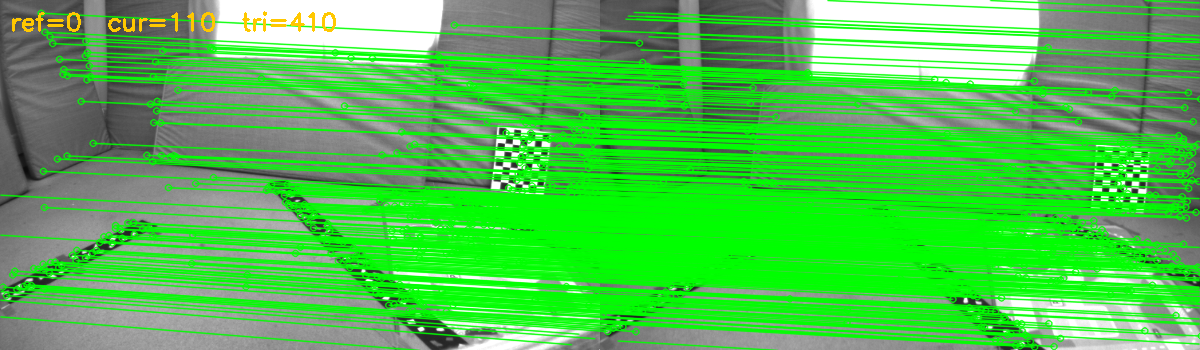
#> input picture examples/init_triangulated.png, 1200 x 350 px, given in place of 1403715273262142976.png, which was not available
$ python step2_search_for_initialization.py
#> lines starting #> are read from the running program, lines starting #| are printed output that depends on the picture; pictures that were not available may be replaced by others from this repository, and a replacement may not be noted
### src/orb_extractor.py
"""
ORB Feature Extractor - ORB-SLAM3 style

Key differences from cv2.ORB_create:
1. Scale pyramid built manually with Gaussian blur per level
2. FAST detection per 35x35 cell (iniThFAST=20, minThFAST=7 fallback)
3. Features distributed across levels using geometric series
4. OctTree-based uniform distribution within each level
5. Keypoint coordinates scaled back to level-0 space
"""

import cv2
import numpy as np


EDGE_THRESHOLD = 19
PATCH_SIZE = 31
HALF_PATCH_SIZE = 15
CELL_SIZE = 35

# Precompute umax table for IC_Angle (ORB-SLAM3 style)
def _build_umax():
    umax = [0] * (HALF_PATCH_SIZE + 1)
    vmax = int(np.floor(HALF_PATCH_SIZE * np.sqrt(2) / 2 + 1))
    vmin = int(np.ceil(HALF_PATCH_SIZE * np.sqrt(2) / 2))
    hp2 = HALF_PATCH_SIZE * HALF_PATCH_SIZE
    for v in range(vmax + 1):
        umax[v] = int(round(np.sqrt(hp2 - v * v)))
    v0 = 0
    for v in range(HALF_PATCH_SIZE, vmin - 1, -1):
        while umax[v0] == umax[v0 + 1]:
            v0 += 1
        umax[v] = v0
        v0 += 1
    return umax

_UMAX = _build_umax()

# ORB-SLAM3 bit_pattern_31_: 256 point pairs (x0,y0,x1,y1) × 256
_BIT_PATTERN_RAW = [
    8,-3, 9,5, 4,2, 7,-12, -11,9, -8,2, 7,-12, 12,-13,
    2,-13, 2,12, 1,-7, 1,6, -2,-10, -2,-4, -13,-13, -11,-8,
    -13,-3, -12,-9, 10,4, 11,9, -13,-8, -8,-9, -11,7, -9,12,
    7,7, 12,6, -4,-5, -3,0, -13,2, -12,-3, -9,0, -7,5,
    12,-6, 12,-1, -3,6, -2,12, -6,-13, -4,-8, 11,-13, 12,-8,
    4,7, 5,1, 5,-3, 10,-3, 3,-7, 6,12, -8,-7, -6,-2,
    -2,11, -1,-10, -13,12, -8,10, -7,3, -5,-3, -4,2, -3,7,
    -10,-12, -6,11, 5,-12, 6,-7, 5,-6, 7,-1, 1,0, 4,-5,
    9,11, 11,-13, 4,7, 4,12, 2,-1, 4,4, -4,-12, -2,7,
    -8,-5, -7,-10, 4,11, 9,12, 0,-8, 1,-13, -13,-2, -8,2,
    -3,-2, -2,3, -6,9, -4,-9, 8,12, 10,7, 0,9, 1,3,
    7,-5, 11,-10, -13,-6, -11,0, 10,7, 12,1, -6,-3, -6,12,
    10,-9, 12,-4, -13,8, -8,-12, -13,0, -8,-4, 3,3, 7,8,
    5,7, 10,-7, -1,7, 1,-12, 3,-10, 5,6, 2,-4, 3,-10,
    -13,0, -13,5, -13,-7, -12,12, -13,3, -11,8, -7,12, -4,7,
    6,-10, 12,8, -9,-1, -7,-6, -2,-5, 0,12, -12,5, -7,5,
    3,-10, 8,-13, -7,-7, -4,5, -3,-2, -1,-7, 2,9, 5,-11,
    -11,-13, -5,-13, -1,6, 0,-1, 5,-3, 5,2, -4,-13, -4,12,
    -9,-6, -9,6, -12,-10, -8,-4, 10,2, 12,-3, 7,12, 12,12,
    -7,-13, -6,5, -4,9, -3,4, 7,-1, 12,2, -7,6, -5,1,
    -13,11, -12,5, -3,7, -2,-6, 7,-8, 12,-7, -13,-7, -11,-12,
    1,-3, 12,12, 2,-6, 3,0, -4,3, -2,-13, -1,-13, 1,9,
    7,1, 8,-6, 1,-1, 3,12, 9,1, 12,6, -1,-9, -1,3,
    -13,-13, -10,5, 7,7, 10,12, 12,-5, 12,9, 6,3, 7,11,
    5,-13, 6,10, 2,-12, 2,3, 3,8, 4,-6, 2,6, 12,-13,
    9,-12, 10,3, -8,4, -7,9, -11,12, -4,-6, 1,12, 2,-8,
    6,-9, 7,-4, 2,3, 3,-2, 6,3, 11,0, 3,-3, 8,-8,
    7,8, 9,3, -11,-5, -6,-4, -10,11, -5,10, -5,-8, -3,12,
    -10,5, -9,0, 8,-1, 12,-6, 4,-6, 6,-11, -10,12, -8,7,
    4,-2, 6,7, -2,0, -2,12, -5,-8, -5,2, 7,-6, 10,12,
    -9,-13, -8,-8, -5,-13, -5,-2, 8,-8, 9,-13, -9,-11, -9,0,
    1,-8, 1,-2, 7,-4, 9,1, -2,1, -1,-4, 11,-6, 12,-11,
    -12,-9, -6,4, 3,7, 7,12, 5,5, 10,8, 0,-4, 2,8,
    -9,12, -5,-13, 0,7, 2,12, -1,2, 1,7, 5,11, 7,-9,
    3,5, 6,-8, -13,-4, -8,9, -5,9, -3,-3, -4,-7, -3,-12,
    6,5, 8,0, -7,6, -6,12, -13,6, -5,-2, 1,-10, 3,10,
    4,1, 8,-4, -2,-2, 2,-13, 2,-12, 12,12, -2,-13, 0,-6,
    4,1, 9,3, -6,-10, -3,-5, -3,-13, -1,1, 7,5, 12,-11,
    4,-2, 5,-7, -13,9, -9,-5, 7,1, 8,6, 7,-8, 7,6,
    -7,-4, -7,1, -8,11, -7,-8, -13,6, -12,-8, 2,4, 3,9,
    10,-5, 12,3, -6,-5, -6,7, 8,-3, 9,-8, 2,-12, 2,8,
    -11,-2, -10,3, -12,-13, -7,-9, -11,0, -10,-5, 5,-3, 11,8,
    -2,-13, -1,12, -1,-8, 0,9, -13,-11, -12,-5, -10,-2, -10,11,
    -3,9, -2,-13, 2,-3, 3,2, -9,-13, -4,0, -4,6, -3,-10,
    -4,12, -2,-7, -6,-11, -4,9, 6,-3, 6,11, -13,11, -5,5,
    11,11, 12,6, 7,-5, 12,-2, -1,12, 0,7, -4,-8, -3,-2,
    -7,1, -6,7, -13,-12, -8,-13, -7,-2, -6,-8, -8,5, -6,-9,
    -5,-1, -4,5, -13,7, -8,10, 1,5, 5,-13, 1,0, 10,-13,
    9,12, 10,-1, 5,-8, 10,-9, -1,11, 1,-13, -9,-3, -6,2,
    -1,-10, 1,12, -13,1, -8,-10, 8,-11, 10,-6, 2,-13, 3,-6,
    7,-13, 12,-9, -10,-10, -5,-7, -10,-8, -8,-13, 4,-6, 8,5,
    3,12, 8,-13, -4,2, -3,-3, 5,-13, 10,-12, 4,-13, 5,-1,
    -9,9, -4,3, 0,3, 3,-9, -12,1, -6,1, 3,2, 4,-8,
    -10,-10, -10,9, 8,-13, 12,12, -8,-12, -6,-5, 2,2, 3,7,
    10,6, 11,-8, 6,8, 8,-12, -7,10, -6,5, -3,-9, -3,9,
    -1,-13, -1,5, -3,-7, -3,4, -8,-2, -8,3, 4,2, 12,12,
    2,-5, 3,11, 6,-9, 11,-13, 3,-1, 7,12, 11,-1, 12,4,
    -3,0, -3,6, 4,-11, 4,12, 2,-4, 2,1, -10,-6, -8,1,
    -13,7, -11,1, -13,12, -11,-13, 6,0, 11,-13, 0,-1, 1,4,
    -13,3, -9,-2, -9,8, -6,-3, -13,-6, -8,-2, 5,-9, 8,10,
    2,7, 3,-9, -1,-6, -1,-1, 9,5, 11,-2, 11,-3, 12,-8,
    3,0, 3,5, -1,4, 0,10, 3,-6, 4,5, -13,0, -10,5,
    5,8, 12,11, 8,9, 9,-6, 7,-4, 8,-12, -10,4, -10,9,
    7,3, 12,4, 9,-7, 10,-2, 7,0, 12,-2, -1,-6, 0,-11,
]

# Reshape to (256, 4): each row = (x0, y0, x1, y1)
_PATTERN = np.array(_BIT_PATTERN_RAW, dtype=np.float32).reshape(256, 4)


class ORBExtractor:
    # [295 lines left out: functions __init__, detect_and_compute, _build_pyramid, _detect_fast, _compute_orientation, _distribute_oct_tree and 1 more, not called in this run]

### src/camera.py
"""EuRoC cam0 parameters and preprocessing helpers."""
import numpy as np
import cv2

# Image dimensions
IMG_W_ORIG, IMG_H_ORIG = 752, 480
IMG_W,      IMG_H      = 600, 350

_SX = IMG_W / IMG_W_ORIG   # 600/752
_SY = IMG_H / IMG_H_ORIG   # 350/480

# Scaled camera intrinsics (after resize)
K = np.array([[458.654 * _SX, 0.0,           367.215 * _SX],
              [0.0,           457.296 * _SY, 248.375 * _SY],
              [0.0,           0.0,           1.0          ]], dtype=np.float32)

# Distortion coefficients (k1, k2, p1, p2)
DIST = np.array([-0.28340811, 0.07395907, 0.00019359, 1.76187114e-05], dtype=np.float32)


def resize_image(img):
    """Resize image to (IMG_W, IMG_H) to match ORB-SLAM3 EuRoC.yaml Camera.newWidth/newHeight."""
    return cv2.resize(img, (IMG_W, IMG_H))


# [14 lines left out: function undistort_keypoints, not called in this run]

### examples/step2_search_for_initialization.py
"""
Step 2: SearchForInitialization — C++ vs Python comparison

Runs the same two images through both C++ and Python implementations
and compares match counts and matched positions.
"""

import sys, os, subprocess, tempfile
sys.path.insert(0, os.path.join(os.path.dirname(__file__), '..'))

import cv2
import numpy as np
from src.orb_extractor import ORBExtractor
from src.orb_matcher import Frame, search_for_initialization
from src.camera import resize_image, undistort_keypoints

ROOT    = os.path.join(os.path.dirname(__file__), '..')
BINARY  = os.path.join(ROOT, 'cpp', 'search_init_bin')
DATA    = os.path.join(ROOT, 'data/V1_01_easy/mav0/cam0/data')
IMAGE1  = os.path.join(DATA, '1403715273262142976.png')
IMAGE2  = os.path.join(DATA, '1403715273762142976.png')


# ── C++ helpers ────────────────────────────────────────────────────────────


def run_cpp_matcher(img1_path, img2_path):
    """Run C++ search_init_bin, return (kps1, kps2, matches12, n_matches)."""
    with tempfile.NamedTemporaryFile(suffix='.bin', delete=False) as f:
        out = f.name
    try:
        subprocess.run([BINARY, img1_path, img2_path, out],
                       check=True, capture_output=True)
        with open(out, 'rb') as f:
            def read_kps(f):
                N   = np.frombuffer(f.read(4),      dtype=np.int32)[0]
                raw = np.frombuffer(f.read(N * 24), dtype=np.float32).reshape(N, 6)
                oct = raw[:, 5].view(np.int32)
                return [cv2.KeyPoint(float(r[0]), float(r[1]), float(r[2]),
                                     float(r[3] % 360), float(r[4]), int(oct[i]))
                        for i, r in enumerate(raw)]

            kps1 = read_kps(f)
            kps2 = read_kps(f)
            M    = np.frombuffer(f.read(4), dtype=np.int32)[0]
            pairs = np.frombuffer(f.read(M * 8), dtype=np.int32).reshape(M, 2)

        # Convert pairs to matches12 list (index i1 → i2, else -1)
        matches12 = [-1] * len(kps1)
        for i1, i2 in pairs:
            matches12[i1] = i2

        return kps1, kps2, matches12, M
    finally:
        os.unlink(out)


# ── Python helpers ─────────────────────────────────────────────────────────

def run_python_extractor(path):
    img = cv2.imread(path, cv2.IMREAD_GRAYSCALE)
    img = resize_image(img)
    ext = ORBExtractor(n_features=5000, scale_factor=1.2, n_levels=8,
                       ini_th_fast=20, min_th_fast=7)
    kps, descs = ext.detect_and_compute(img)
    kps = undistort_keypoints(kps)
    return img, kps, descs


def run_python_matcher(kps1, descs1, kps2, descs2, img_shape):
    h, w = img_shape
    f1 = Frame(kps1, descs1, w, h)
    f2 = Frame(kps2, descs2, w, h)
    prev = [kp.pt for kp in kps1]
    matches, n = search_for_initialization(
        f1, f2, prev, window_size=100, nn_ratio=0.9, check_orientation=True)
    return matches, n


# ── Visualization ──────────────────────────────────────────────────────────

def save_match_image(img1, img2, kps1, kps2, matches12, out_path, title=""):
    kps1_cv, kps2_cv, cv_matches = [], [], []
    for i, j in enumerate(matches12):
        if j < 0:
            continue
        idx = len(kps1_cv)
        kps1_cv.append(cv2.KeyPoint(kps1[i].pt[0], kps1[i].pt[1], 5))
        kps2_cv.append(cv2.KeyPoint(kps2[j].pt[0], kps2[j].pt[1], 5))
        cv_matches.append(cv2.DMatch(idx, idx, 0))

    img1_bgr = cv2.cvtColor(img1, cv2.COLOR_GRAY2BGR)
    img2_bgr = cv2.cvtColor(img2, cv2.COLOR_GRAY2BGR)
    vis = cv2.drawMatches(img1_bgr, kps1_cv, img2_bgr, kps2_cv, cv_matches, None,
                          matchColor=(0, 255, 0),
                          flags=cv2.DrawMatchesFlags_NOT_DRAW_SINGLE_POINTS)
    if title:
        cv2.putText(vis, title, (10, 30),
                    cv2.FONT_HERSHEY_SIMPLEX, 0.9, (0, 200, 255), 2)
    cv2.imwrite(out_path, vis)
    print(f"  Saved: {out_path}")


# ── Separator ──────────────────────────────────────────────────────────────

def sep(title=""):
    w = 70
    if title:
        print(f"\n{'─'*w}\n  {title}\n{'─'*w}")
    else:
        print('─' * w)


# ── Main ───────────────────────────────────────────────────────────────────

def main():
    print(f"Image1: {os.path.basename(IMAGE1)}")
    print(f"Image2: {os.path.basename(IMAGE2)}")

    img1 = resize_image(cv2.imread(IMAGE1, cv2.IMREAD_GRAYSCALE))
#> in resize_image, `return cv2.resize(img, (IMG_W, IMG_H))`:
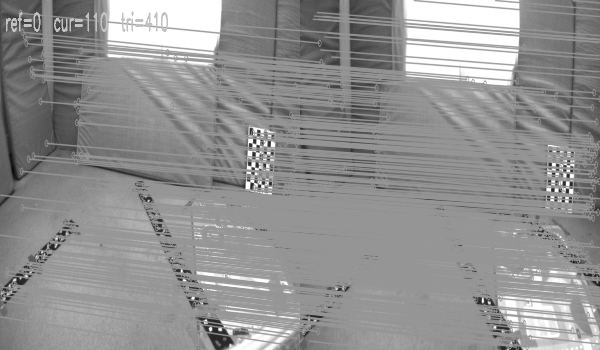
#> returned value: shape (350, 600); min 12, max 255, mean 146
    img2 = resize_image(cv2.imread(IMAGE2, cv2.IMREAD_GRAYSCALE))
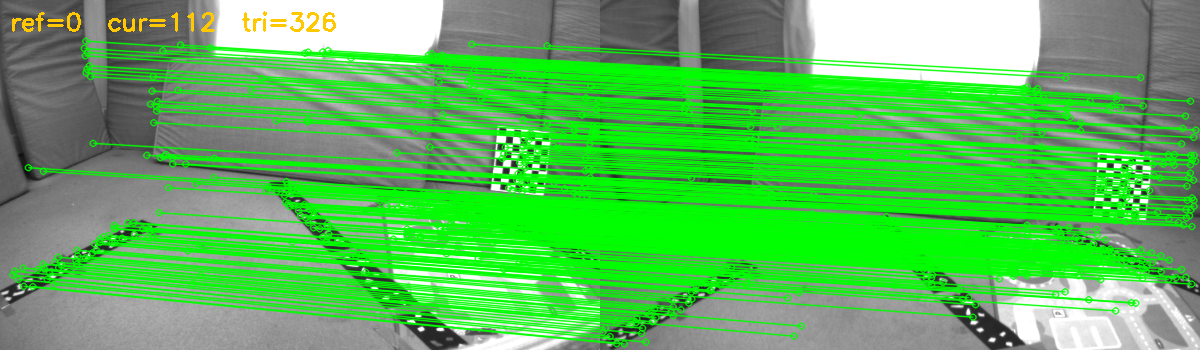
#> input picture examples/init_triangulated_py.png, 1200 x 350 px, given in place of 1403715273762142976.png, which was not available
#> in resize_image (call 2), `return cv2.resize(img, (IMG_W, IMG_H))`:
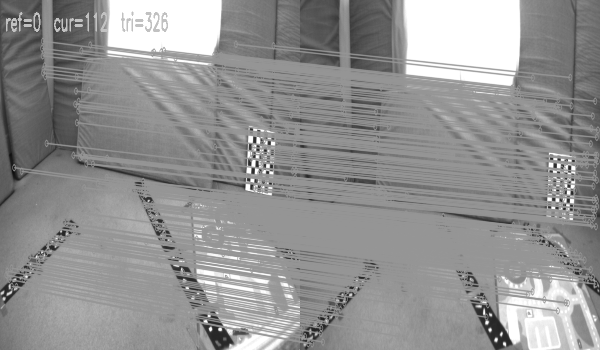
#> returned value: shape (350, 600); min 13, max 255, mean 147

    # ── C++ (extractor + matcher) ─────────────────────────────────────────
    sep("C++ (ORB-SLAM3 binary)")
    kps1_cpp, kps2_cpp, matches_cpp, n_cpp = run_cpp_matcher(IMAGE1, IMAGE2)
    l0_cpp = sum(1 for kp in kps1_cpp if kp.octave == 0)
    print(f"  Frame1 keypoints : {len(kps1_cpp)}  (level-0: {l0_cpp})")
    print(f"  Frame2 keypoints : {len(kps2_cpp)}")
    print(f"  Matches          : {n_cpp}")

    # ── Python (own keypoints + Python matcher) ───────────────────────────
    sep("Python (own keypoints + Python matcher)")
    _, kps1_py, descs1_py = run_python_extractor(IMAGE1)
    _, kps2_py, descs2_py = run_python_extractor(IMAGE2)
    l0_py = sum(1 for kp in kps1_py if kp.octave == 0)
    matches_py, n_py = run_python_matcher(kps1_py, descs1_py,
                                          kps2_py, descs2_py, img1.shape)
    print(f"  Frame1 keypoints : {len(kps1_py)}  (level-0: {l0_py})")
    print(f"  Frame2 keypoints : {len(kps2_py)}")
    print(f"  Matches          : {n_py}")

    # ── Summary ───────────────────────────────────────────────────────────
    sep("Summary")
    print(f"  {'':32s}  {'matches':>7}  {'vs C++':>8}")
    sep()
    print(f"  {'C++ (reference)':32s}  {n_cpp:>7}")
    print(f"  {'Python (own kps)':32s}  {n_py:>7}  {n_py - n_cpp:>+8d}")

    # ── Visualization ─────────────────────────────────────────────────────
    sep("Visualization")
    out_dir = os.path.dirname(__file__)
    save_match_image(img1, img2, kps1_cpp, kps2_cpp, matches_cpp,
                     os.path.join(out_dir, 'init_matches_cpp.png'),
                     f"C++  {n_cpp} matches")
    save_match_image(img1, img2, kps1_py, kps2_py, matches_py,
                     os.path.join(out_dir, 'init_matches_python.png'),
                     f"Python  {n_py} matches")


if __name__ == '__main__':
#> (the run stopped early here; a loop or call above may not have finished)
